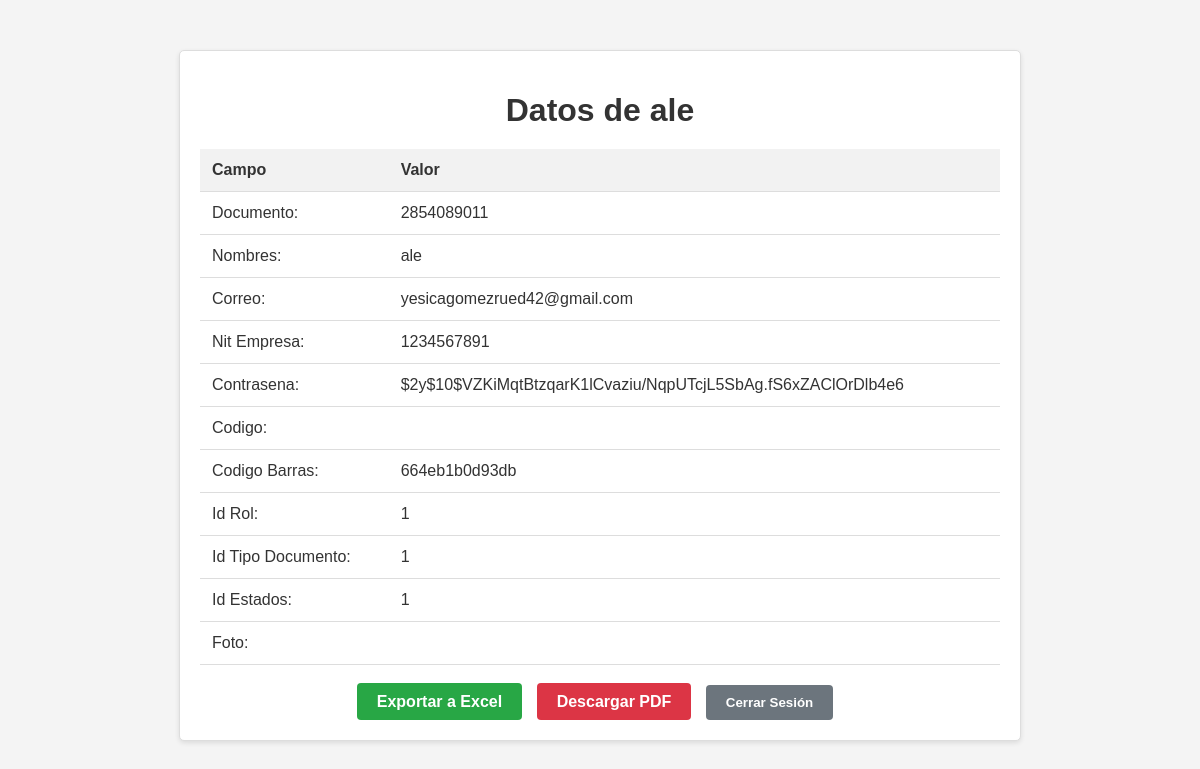
/vistas/usuarios/index.php (signed in), run on the app's committed database.
### tables this page shows
CREATE TABLE `usuario` (
  `documento` bigint(11) NOT NULL,
  `nombres` varchar(20) NOT NULL,
  `correo` varchar(30) NOT NULL,
  `nit_empresa` varchar(12) DEFAULT NULL,
  `contrasena` varchar(255) NOT NULL,
  `codigo` varchar(4) NOT NULL,
  `codigo_barras` varchar(500) NOT NULL,
  `id_rol` int(11) NOT NULL,
  `id_tipo_documento` int(11) NOT NULL,
  `id_estados` int(11) NOT NULL,
  `foto` varchar(200) NOT NULL
);

### vistas/usuarios/index.php (the view, shortened to what this page needs)
<?php
$userData = [];
if (isset($_SESSION['documento'])) {
    try {
        $db = new Database();
        $conn = $db->conectar();
        $documento = $_SESSION['documento'];
        $sql = "SELECT * FROM usuario WHERE documento = ?";
        $stmt = $conn->prepare($sql);
        $stmt->execute([$documento]);
        $userData = $stmt->fetch(PDO::FETCH_ASSOC);
    } catch (PDOException $e) {
        echo 'Error al obtener los datos del usuario: ' . $e->getMessage();
    } finally {
        $conn = null;
    }
}
?>
<!DOCTYPE html>
<html lang="es">
<head>
</head>
<body>
    <div class="container">
        <h1>
            <?php
            if (!empty($userData['nombres'])) {
                echo "Datos de " . htmlspecialchars($userData['nombres']);
            } else {
                echo "Datos del Usuario";
            }
            ?>
        </h1>
        <?php if (!empty($userData)): ?>
            <table>
                <tr>
                    <th>Campo</th>
                    <th>Valor</th>
                </tr>
                <?php foreach ($userData as $key => $value): ?>
                    <tr>
                        <td><?php echo ucwords(str_replace('_', ' ', $key)); ?>:</td>
                        <td><?php echo htmlspecialchars($value); ?></td>
                    </tr>
                <?php endforeach; ?>
            </table>
            <div class="btn-container">
                <a class="btn btn-success" href="excelusuario.php">Exportar a Excel</a>
                <a class="btn btn-danger" href="pdfusuario.php">Descargar PDF</a>
                <button type="button" onclick="location.href='../../index.html'" class="btn btn-secondary">Cerrar Sesión</button>
            </div>
        <?php else: ?>
            <p>No se encontraron datos para el documento proporcionado.</p>
        <?php endif; ?>
    </div>
</body>
</html>

### vistas/usuarios/index.php (style rules this page uses)
body { font-family: Arial, sans-serif; background-color: #f4f4f4; color: #333; margin: 0; padding: 0; }
.container { max-width: 800px; margin: 50px auto; padding: 20px; background-color: #fff; border: 1px solid #ddd; border-radius: 5px; box-shadow: 0 2px 5px rgba(0, 0, 0, 0.1); }
h1 { text-align: center; margin-bottom: 20px; }
table { width: 100%; border-collapse: collapse; }
th, td { padding: 12px; text-align: left; border-bottom: 1px solid #ddd; }
th { background-color: #f2f2f2; }
.btn-container { margin-top: 20px; text-align: center; }
.btn { padding: 10px 20px; border: none; border-radius: 4px; cursor: pointer; margin-right: 10px; text-decoration: none; color: #fff; font-weight: bold; transition: background-color 0.3s; }
.btn-success { background-color: #28a745; }
.btn-danger { background-color: #dc3545; }
.btn-secondary { background-color: #6c757d; }

### data on the page
usuario: nombres "ale", documento "2854089011", correo "yesicagomezrued42@gmail.com", nit_empresa "1234567891", contrasena "$2y$10$VZKiMqtBtzqarK1lCvaziu/NqpUTcjL5SbAg.fS6xZAClOrDlb4e6", codigo_barras "664eb1b0d93db", id_rol "1", id_tipo_documento "1", id_estados "1"

### other printed values
str_replace('_', ' ', $key) "Documento"
str_replace('_', ' ', $key) "Nombres"
str_replace('_', ' ', $key) "Correo"
str_replace('_', ' ', $key) "Nit Empresa"
str_replace('_', ' ', $key) "Contrasena"
str_replace('_', ' ', $key) "Codigo"
str_replace('_', ' ', $key) "Codigo Barras"
str_replace('_', ' ', $key) "Id Rol"
str_replace('_', ' ', $key) "Id Tipo Documento"
str_replace('_', ' ', $key) "Id Estados"
str_replace('_', ' ', $key) "Foto"
